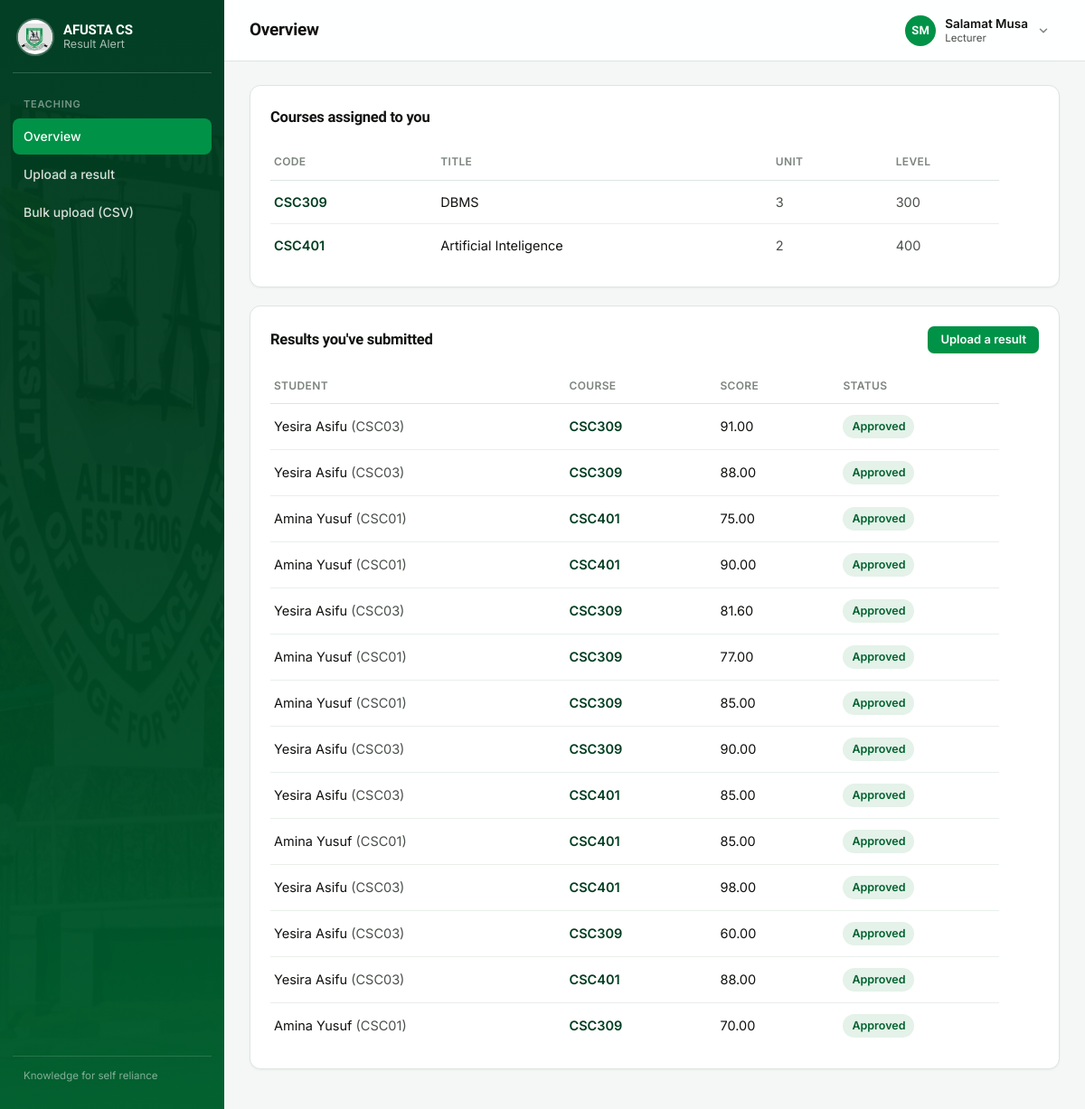
Page /lecturer/ (signed in) on the committed database.
### accounts/models.py (models this page shows, shortened)
class User(AbstractUser):
    class Role(models.TextChoices):
        STUDENT = 'student', 'Student'
        LECTURER = 'lecturer', 'Lecturer'
        ADMIN = 'admin', 'Admin'
    role = models.CharField(max_length=10, choices=Role.choices)
    phone = models.CharField(
        max_length=20,
        help_text='Include country code where possible, e.g. +2348012345678',
    )
    @property
    def initials(self):
        letters = ''.join(part[0] for part in (self.first_name, self.last_name) if part)
        return (letters or self.username[:2]).upper()

class StudentProfile(models.Model):
    LEVELS = [('100', '100 Level'), ('200', '200 Level'), ('300', '300 Level'), ('400', '400 Level')]
    user = models.OneToOneField(User, on_delete=models.CASCADE, related_name='student_profile')
    matric_no = models.CharField(max_length=30, unique=True)
    level = models.CharField(max_length=3, choices=LEVELS, default='100')

### academics/models.py (models this page shows, shortened)
class Course(models.Model):
    course_code = models.CharField(max_length=10, unique=True)
    title = models.CharField(max_length=150)
    unit = models.PositiveSmallIntegerField(default=3)
    level = models.CharField(max_length=3, default='100')
    class Meta:
        ordering = ['course_code']

class Result(models.Model):
    class Status(models.TextChoices):
        PENDING = 'pending', 'Pending approval'
        APPROVED = 'approved', 'Approved'
        REJECTED = 'rejected', 'Rejected'
    student = models.ForeignKey(
        settings.AUTH_USER_MODEL, on_delete=models.CASCADE, related_name='results',
        limit_choices_to={'role': 'student'},
    )
    course = models.ForeignKey(Course, on_delete=models.CASCADE, related_name='results')
    score = models.DecimalField(max_digits=5, decimal_places=2)
    semester = models.CharField(max_length=10, choices=[('first', 'First'), ('second', 'Second')])
    session = models.CharField(max_length=9, help_text='e.g. 2025/2026')
    status = models.CharField(max_length=10, choices=Status.choices, default=Status.PENDING)
    uploaded_by = models.ForeignKey(
        settings.AUTH_USER_MODEL, on_delete=models.SET_NULL, null=True, related_name='results_uploaded',
    )
    approved_by = models.ForeignKey(
        settings.AUTH_USER_MODEL, on_delete=models.SET_NULL, null=True, blank=True,
        related_name='results_approved',
    )
    created_at = models.DateTimeField(auto_now_add=True)
    approved_at = models.DateTimeField(null=True, blank=True)
    class Meta:
        unique_together = ('student', 'course', 'semester', 'session')
        ordering = ['-created_at']

### academics/views.py (the view)
# urls.py: path('lecturer/', views.lecturer_dashboard, name='lecturer_dashboard'),
@role_required('lecturer')
def lecturer_dashboard(request):
    courses = Course.objects.filter(assigned_lecturers__lecturer=request.user)
    results = Result.objects.filter(uploaded_by=request.user).select_related('student', 'course')
    return render(request, 'academics/lecturer_dashboard.html', {'courses': courses, 'results': results})

### templates/academics/lecturer_dashboard.html (shortened to what this page needs)
{% extends 'base_app.html' %}
{% block page_title %}Overview{% endblock %}
{% block sidenav %}{% include 'academics/_lecturer_nav.html' with active='overview' %}{% endblock %}
{% block content %}
<div class="card">
  <div class="section-title">
    <h2>Courses assigned to you</h2>
  </div>
  {% if courses %}
    <div class="table-wrap">
      <table class="data">
        <thead><tr><th>Code</th><th>Title</th><th>Unit</th><th>Level</th></tr></thead>
        <tbody>
          {% for course in courses %}
          <tr>
            <td class="col-id">{{ course.course_code }}</td>
            <td>{{ course.title }}</td>
            <td class="col-muted">{{ course.unit }}</td>
            <td class="col-muted">{{ course.level }}</td>
          </tr>
          {% endfor %}
        </tbody>
      </table>
    </div>
  {% else %}
    <div class="empty">
      <strong>No courses assigned yet</strong>
      Ask the department admin to assign you to a course.
    </div>
  {% endif %}
</div>
<div class="card">
  <div class="section-title">
    <h2>Results you've submitted</h2>
    <a class="btn btn-primary btn-sm" href="{% url 'academics:upload_result' %}">Upload a result</a>
  </div>
  {% if results %}
    <div class="table-wrap">
      <table class="data">
        <thead><tr><th>Student</th><th>Course</th><th>Score</th><th>Status</th></tr></thead>
        <tbody>
          {% for result in results %}
          <tr>
            <td>
              {{ result.student.get_full_name }}
              <span class="col-muted">({{ result.student.student_profile.matric_no }})</span>
            </td>
            <td class="col-id">{{ result.course.course_code }}</td>
            <td>{{ result.score }}</td>
            <td><span class="badge badge-{{ result.status }}">{{ result.get_status_display }}</span></td>
          </tr>
          {% endfor %}
        </tbody>
      </table>
    </div>
  {% else %}
    <div class="empty">
      <strong>Nothing submitted yet</strong>
      Upload a result on its own, or import a whole course as a CSV.
    </div>
  {% endif %}
</div>
{% endblock %}

### templates/base_app.html (shortened to what this page needs)
{% load static %}<!DOCTYPE html>
<html lang="en">
<head>
  <link rel="stylesheet" href="{% static 'css/main.css' %}">
</head>
<body>
  <div class="app-shell">
    <aside class="sidebar">
      <a class="brand" href="{% url 'home' %}">
        <img src="{% static 'images/logo.jpg' %}" alt="AFUSTA crest">
        <span class="brand-text">
          <span class="brand-word">AFUSTA CS</span>
          <span class="brand-sub">Result Alert</span>
        </span>
      </a>
      <nav aria-label="Main">
        {% block sidenav %}{% include '_sidenav.html' %}{% endblock %}
      </nav>
      <div class="spacer"></div>
      <p class="sidebar-foot">Knowledge for self reliance</p>
    </aside>
    <div class="main">
      <header class="topbar">
        <h1>{% block page_title %}Dashboard{% endblock %}</h1>
        <div class="user-menu" data-user-menu>
          <button type="button" class="user-menu-btn" data-user-menu-button
                  aria-expanded="false" aria-haspopup="true">
            <span class="avatar" aria-hidden="true">{{ request.user.initials }}</span>
            <span class="user-menu-id">
              <span class="user-menu-name">{{ request.user.get_full_name|default:request.user.username }}</span>
              <span class="user-menu-role">{{ request.user.get_role_display }}</span>
            </span>
            <svg class="user-menu-caret" width="14" height="14" viewBox="0 0 24 24" fill="none"
                 stroke="currentColor" stroke-width="2.5" stroke-linecap="round" stroke-linejoin="round"
                 aria-hidden="true"><polyline points="6 9 12 15 18 9"></polyline></svg>
          </button>
        </div>
      </header>
      <main class="content">
        {% block content %}{% endblock %}
      </main>
    </div>
  </div>
</body>
</html>

### templates/academics/_lecturer_nav.html (shortened to what this page needs)
<p class="side-label">Teaching</p>
<a class="side-link{% if active == 'overview' %} active{% endif %}" href="{% url 'academics:lecturer_dashboard' %}">Overview</a>
<a class="side-link{% if active == 'upload' %} active{% endif %}" href="{% url 'academics:upload_result' %}">Upload a result</a>
<a class="side-link{% if active == 'bulk' %} active{% endif %}" href="{% url 'academics:bulk_upload_results' %}">Bulk upload (CSV)</a>

### rows in the picture
User: user.initials "SM", user.get_full_name "Salamat Musa", user.role "Lecturer"
Course: course_code "CSC309", title "DBMS", unit "3", level "300"
Course: course_code "CSC401", title "Artificial Inteligence", unit "2", level "400"
Result: student.get_full_name "Yesira Asifu", student.student_profile.matric_no "CSC03", course.course_code "CSC309", score "91.00", status "Approved"
Result: student.get_full_name "Yesira Asifu", student.student_profile.matric_no "CSC03", course.course_code "CSC309", score "88.00", status "Approved"
Result: student.get_full_name "Amina Yusuf", student.student_profile.matric_no "CSC01", course.course_code "CSC401", score "75.00", status "Approved"
Result: student.get_full_name "Amina Yusuf", student.student_profile.matric_no "CSC01", course.course_code "CSC401", score "90.00", status "Approved"
Result: student.get_full_name "Yesira Asifu", student.student_profile.matric_no "CSC03", course.course_code "CSC309", score "81.60", status "Approved"
Result: student.get_full_name "Amina Yusuf", student.student_profile.matric_no "CSC01", course.course_code "CSC309", score "77.00", status "Approved"
Result: student.get_full_name "Amina Yusuf", student.student_profile.matric_no "CSC01", course.course_code "CSC309", score "85.00", status "Approved"
Result: student.get_full_name "Yesira Asifu", student.student_profile.matric_no "CSC03", course.course_code "CSC309", score "90.00", status "Approved"
Result: student.get_full_name "Yesira Asifu", student.student_profile.matric_no "CSC03", course.course_code "CSC401", score "85.00", status "Approved"
Result: student.get_full_name "Amina Yusuf", student.student_profile.matric_no "CSC01", course.course_code "CSC401", score "85.00", status "Approved"
Result: student.get_full_name "Yesira Asifu", student.student_profile.matric_no "CSC03", course.course_code "CSC401", score "98.00", status "Approved"
Result: student.get_full_name "Yesira Asifu", student.student_profile.matric_no "CSC03", course.course_code "CSC309", score "60.00", status "Approved"
Result: student.get_full_name "Yesira Asifu", student.student_profile.matric_no "CSC03", course.course_code "CSC401", score "88.00", status "Approved"
Result: student.get_full_name "Amina Yusuf", student.student_profile.matric_no "CSC01", course.course_code "CSC309", score "70.00", status "Approved"
